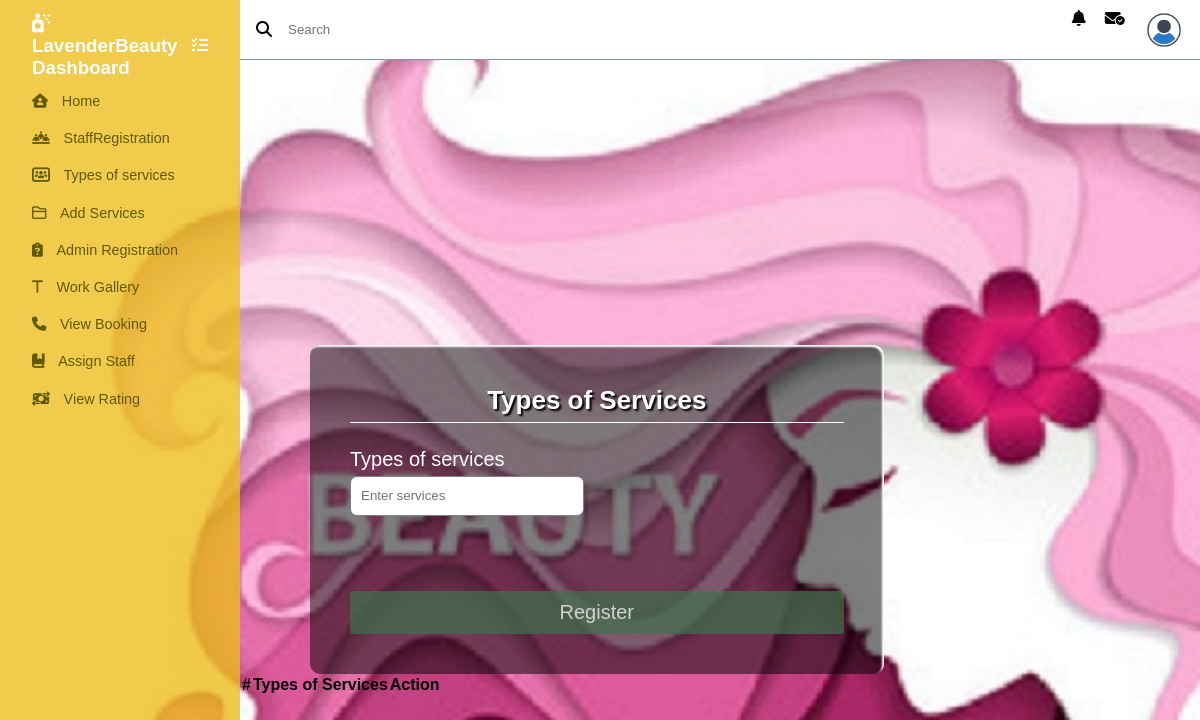
The page /adminboutique/Servicestype/ on the database as committed earlier.
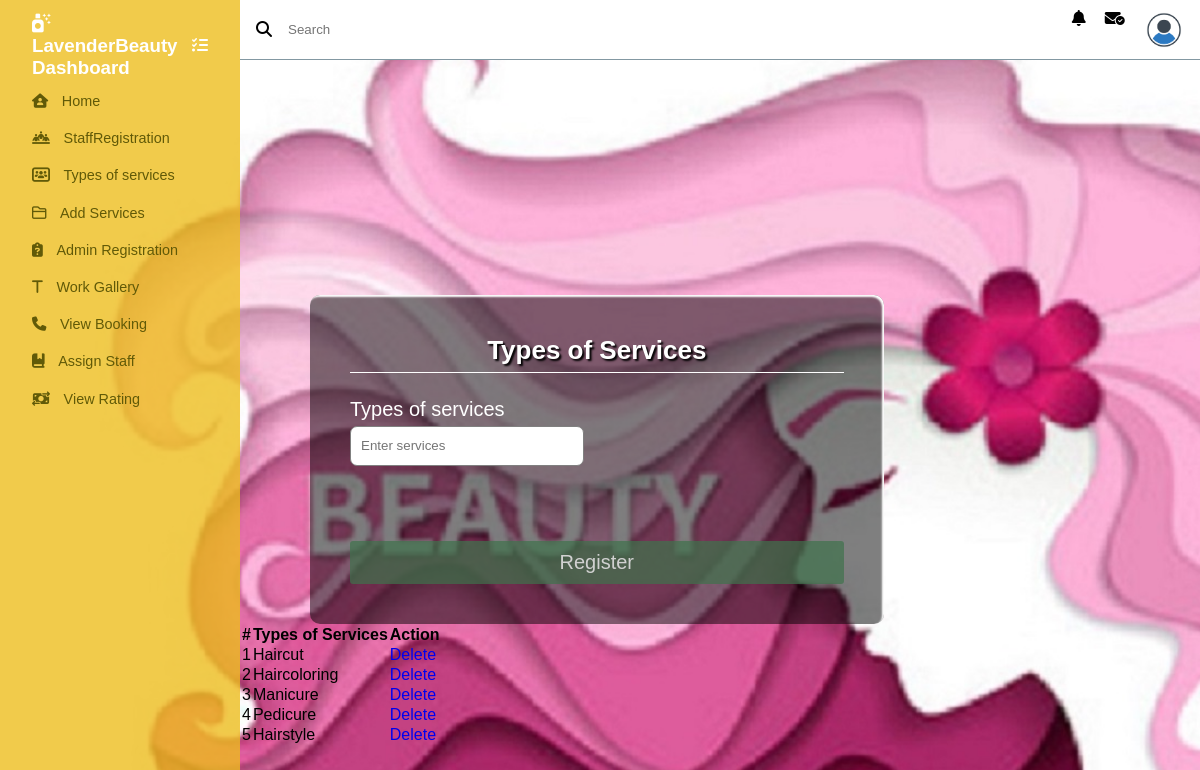
The same page on the database as committed later.
### Admin/models.py (models this page shows)
class tbl_typesofservices(models.Model):
    servicestypes=models.CharField(max_length=40)

### Admin/views.py (the view)
# urls.py: path('Servicestype/',views.servicestypes,name="servicestypes"),
def servicestypes(request):
    servicesdata=tbl_typesofservices.objects.all()
    if request.method=="POST":
        tbl_typesofservices.objects.create(servicestypes=request.POST.get('services'))
        return redirect('adminboutique:servicestypes')
    else:
        return render(request,'Admin/Servicetype.html',{'services':servicesdata})

### Admin/Templates/Admin/Servicetype.html (shortened to what this page needs)
{% extends 'Admin/Header.html' %}
{% load static %}
{% block content%}
<!DOCTYPE html>
<html lang="en">
<head>
</head>
<body>
    <div class="container">
        <h1 class="form-title">Types of Services</h1>
        <form action="#" method="post" enctype="multipart/form-data">
          <div class="main-user-info">
            <div class="user-input-box">
              <label for="fullName">Types of services</label>
              <input type="text"
                      id="services"
                      name="services"
                      placeholder="Enter services" value="{{data.services}}"/>
            </div>
          </div>
          <div class="form-submit-btn">
            <input type="submit" value="Register">
          </div>
        </form>
    </div>
    <table>
        <tr>
            <th>#</th>
            <th>Types of Services</th>
            <th>Action</th>
        </tr>
        {% for i in services %}
        <tr>
            <td>{{forloop.counter}}</td>
            <td>{{i.servicestypes}}</td>
            <td><a href="{% url 'adminboutique:deleteservices' i.id %}">Delete</a></td>
        </tr>
        {% endfor %}
    </table>
</body>
</html>
{% endblock content %}

Rows that differ between the two databases and show on the page:
added tbl_typesofservices: servicestypes "Haircut"
added tbl_typesofservices: servicestypes "Haircoloring"
added tbl_typesofservices: servicestypes "Manicure"
added tbl_typesofservices: servicestypes "Pedicure"
added tbl_typesofservices: servicestypes "Hairstyle"
